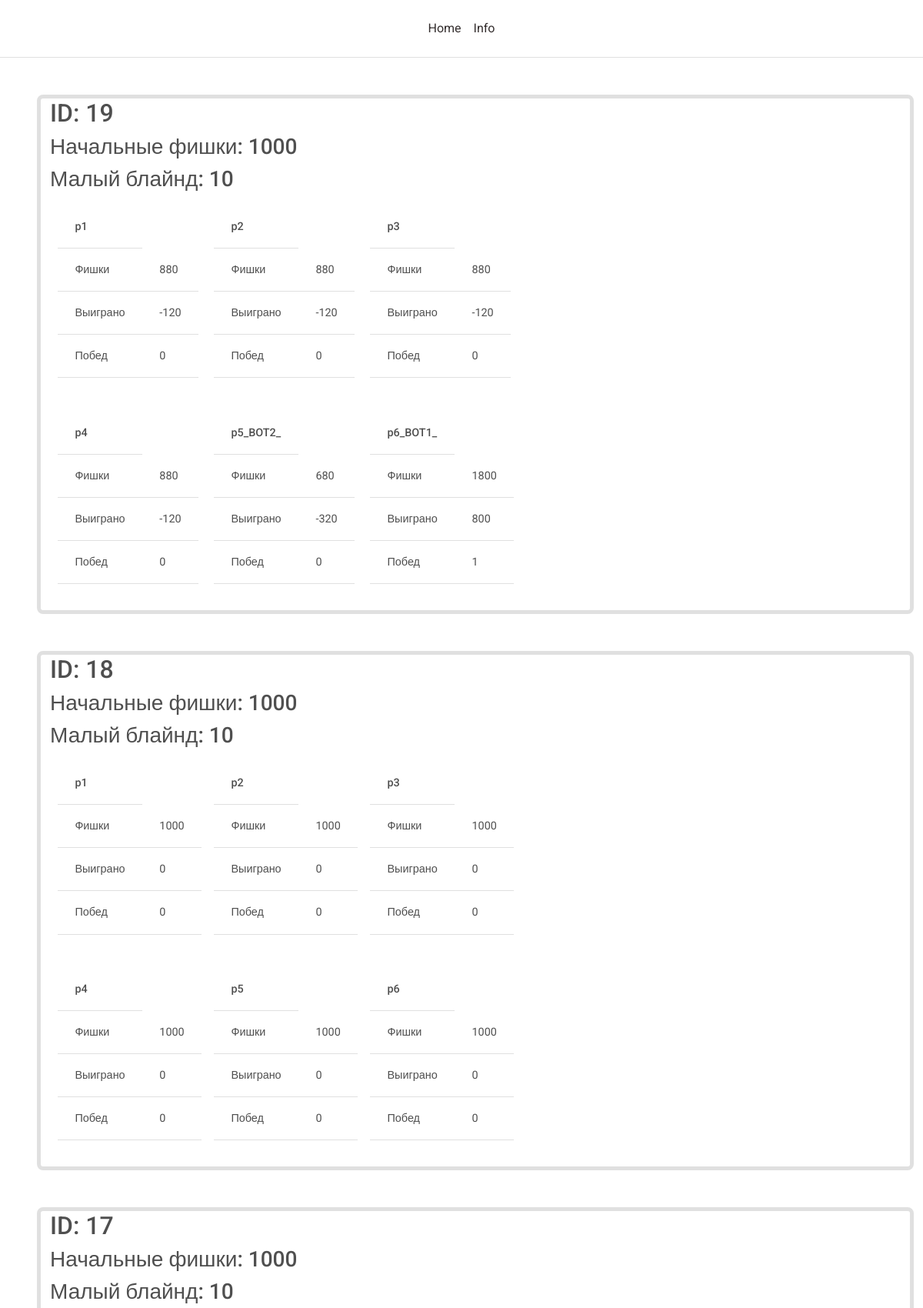
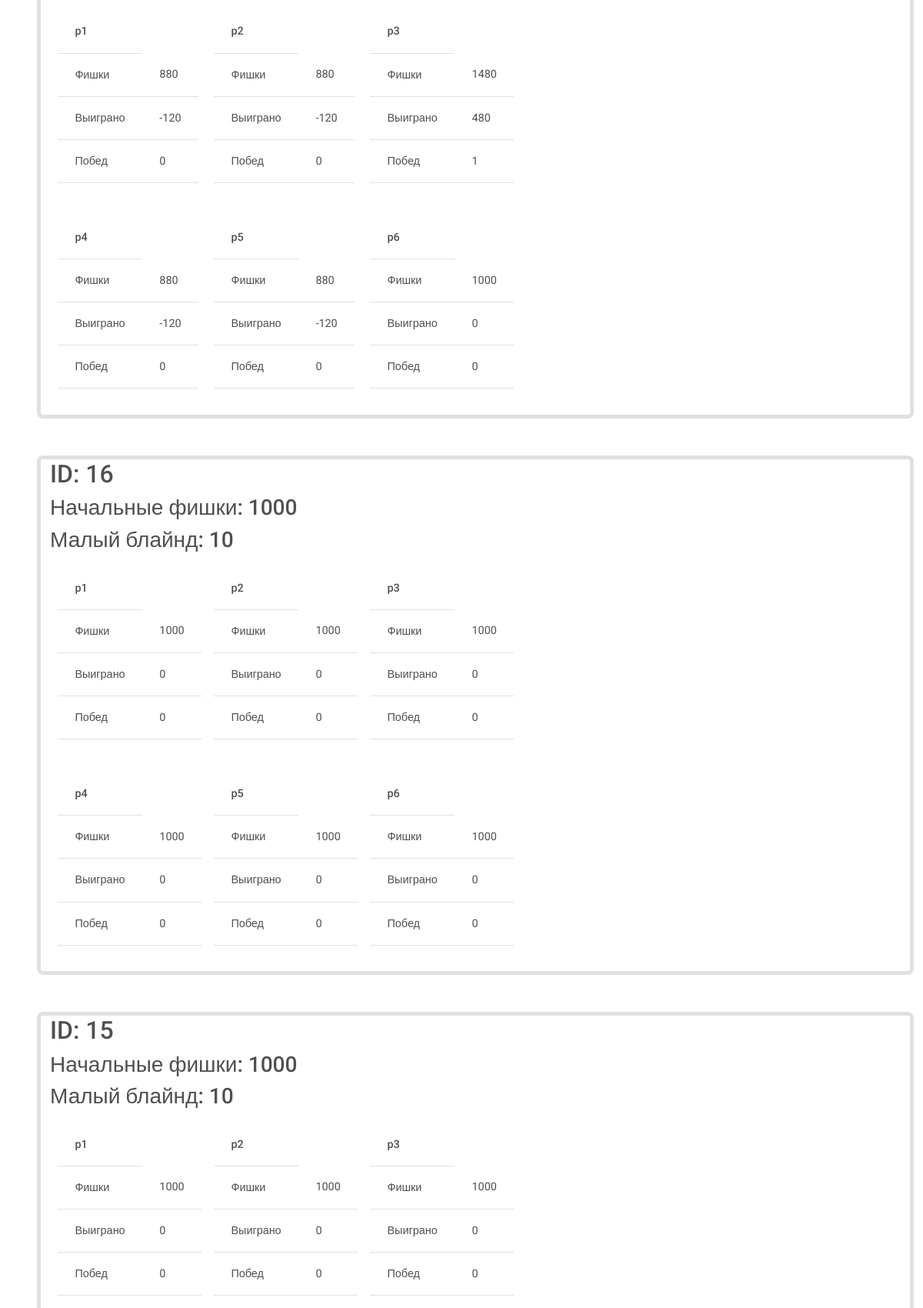
The app's page /statistics (upper part) with its own data (2 pictures, top to bottom).
### poker_app.py (models this page shows, shortened)
class Game_db(db.Model):
    id = db.Column(db.Integer, primary_key=True)
    start_chips = db.Column(db.Integer, nullable=False)
    sb = db.Column(db.Integer, nullable=False)
    players = db.Column(db.String(512), nullable=False)
    number_of_players = db.Column(db.Integer, nullable=False)
    cards_on_table = db.Column(db.String(128), nullable=False)
    int_cards_on_table = db.Column(db.String(32), nullable=False)
    dealer = db.Column(db.String(32), nullable=False)
    sb_name = db.Column(db.String(32), nullable=False)
    bb_name = db.Column(db.String(32), nullable=False)
    fa_name = db.Column(db.String(32), nullable=False)
    highest_stake = db.Column(db.Integer, nullable=False, default=0)
    pot = db.Column(db.Integer, nullable=False, default=0)
    row = db.Column(db.Integer, nullable=False, default=0)
    id_p_now = db.Column(db.Integer, nullable=False, default=0)
    count_smth = db.Column(db.Integer, nullable=False, default=0)
    cards_show_status = db.Column(db.Integer, nullable=False, default=0)
    n_round = db.Column(db.Integer, nullable=False, default=0)
    fold_list = db.Column(db.String(512), default=" ", nullable=False)
    winners = db.Column(db.String(512), default=" ", nullable=False)
    fold_out = db.Column(db.Boolean, default=False, nullable=False)
    all_in = db.Column(db.Boolean, default=False, nullable=False)
    round_ended = db.Column(db.Boolean, default=False, nullable=False)
    bet_ask = db.Column(db.Boolean, default=False, nullable=False)
    simulation = db.Column(db.Boolean, default=True, nullable=False)

class Player_db(db.Model):
    id = db.Column(db.Integer, primary_key=True)
    game_id = db.Column(db.Integer, nullable=False)
    bot = db.Column(db.Integer, default=0, nullable=False)
    name = db.Column(db.String(32), nullable=False)
    chips = db.Column(db.Integer, nullable=False)
    stake_info = db.Column(db.String(32), default="", nullable=False)
    stake = db.Column(db.Integer, default=0, nullable=False)
    stake_gap = db.Column(db.Integer, default=0, nullable=False)
    k_wins = db.Column(db.Integer, default=0, nullable=False)
    cards = db.Column(db.String(64), nullable=False)
    int_cards = db.Column(db.String(32), nullable=False)
    fold = db.Column(db.Boolean, default=False, nullable=False)
    all_in = db.Column(db.Boolean, default=False, nullable=False)
    win = db.Column(db.Boolean, default=False, nullable=False)
    ready = db.Column(db.Boolean, default=False, nullable=False)
    list_of_special_attributes = db.Column(db.String(128), nullable=False)
    possible_responses = db.Column(db.String(128), nullable=False)
    score = db.Column(db.String(128), default="", nullable=False)

### poker_app.py (the view)
@app.route('/statistics')
def statistics():
    games_from_db = Game_db.query.all()
    players_db = Player_db.query.order_by(Player_db.id).all()
    all_game_statistic = []  # ID, фишки, малый блайнд, далее - id игроков
    for game in games_from_db:
        game_stat = [game.id, game.start_chips, game.sb]
        players_stat = Player_db.query.filter(Player_db.game_id == game.id).order_by(Player_db.id).all()
        for player in players_stat:
            game_stat.append(player.id)
        all_game_statistic.append(game_stat)
        print(all_game_statistic)
    return render_template("statistics.html", games=games_from_db, players_db=players_db,
                           all_game_statistic=all_game_statistic)

### templates/statistics.html (shortened to what this page needs)
<!doctype html>
<html lang="en">
<head>
    <link rel="stylesheet" href="{{ url_for('static', filename='css/statistics.css') }}">
    <link rel="stylesheet" href="https://cdn.jsdelivr.net/npm/bootstrap@5.2.3/dist/css/bootstrap.min.css">
    <link
      rel="stylesheet"
      href="https://cdnjs.cloudflare.com/ajax/libs/font-awesome/6.0.0/css/all.min.css"
    />
    <link rel="stylesheet" href="mdBootstrap/css/mdb.min.css" />
</head>
<body>
    <header class="d-flex flex-wrap align-items-center justify-content-center justify-content-md-between py-3 mb-4 border-bottom">
      <a href="/" class="d-flex align-items-center col-md-3 mb-2 mb-md-0 text-dark text-decoration-none">
          <svg class="bi me-2" width="40" height="32" role="img" aria-label="Bootstrap"><use xlink:href="#bootstrap"></use></svg>
      </a>
      <ul class="nav col-12 col-md-auto mb-2 justify-content-center mb-md-0">
          <li><a href="/" class="nav-link px-2 link-dark">Home</a></li>
          <li><a href="/about" class="nav-link px-2 link-dark">Info</a></li>
      </ul>
    </header>
    {% for game in all_game_statistic|reverse %}
    <div class="m-5 border border-5 rounded-3 container">
        <h2>ID: {{ game[0] }} </h2>
        <h3>Начальные фишки: {{ game[1] }}</h3>
        <h3>Малый блайнд: {{ game[2] }}</h3>
        <div class="all_statistics">
        {% for i in range(3, game|length) %}
            <div class="statistics_block">
                <table class="table">
                    <tr>
                        <th> {{ players_db[game[i] - 1].name }} </th>
                    </tr>
                    <tr>
                        <td>Фишки</td>
                        <td> {{ players_db[game[i] - 1].chips }} </td>
                    </tr>
                    <tr>
                        <td>Выиграно</td>
                        <td> {{ players_db[game[i] - 1].chips - game[1] }} </td>
                    </tr>
                    <tr>
                        <td>Побед</td>
                        <td> {{ players_db[game[i] - 1].k_wins }} </td>
                    </tr>
                </table>
            </div>
        {% endfor %}
        </div>
    </div>
    {% endfor %}
</body>
</html>

### static/css/statistics.css (style rules this page uses)
.statistics_block { padding: 10px; width: 30%; font-weight: bold; font-size: 20px; display: inline-block; }
.all_statistics { width: 60%; display: inline-block; }

### records on screen
Game_db: id "19", start_chips "1000", sb "10"
Player_db: name "p1", chips "880", players_db[game[i]-1].chips-game[1] "-120", k_wins "0"
Player_db: name "p2", chips "880", players_db[game[i]-1].chips-game[1] "-120", k_wins "0"
Player_db: name "p3", chips "880", players_db[game[i]-1].chips-game[1] "-120", k_wins "0"
Player_db: name "p4", chips "880", players_db[game[i]-1].chips-game[1] "-120", k_wins "0"
Player_db: name "p5_BOT2_", chips "680", players_db[game[i]-1].chips-game[1] "-320", k_wins "0"
Player_db: name "p6_BOT1_", chips "1800", players_db[game[i]-1].chips-game[1] "800", k_wins "1"
Game_db: id "18", start_chips "1000", sb "10"
Player_db: name "p1", chips "1000", players_db[game[i]-1].chips-game[1] "0", k_wins "0"
Player_db: name "p2", chips "1000", players_db[game[i]-1].chips-game[1] "0", k_wins "0"
Player_db: name "p3", chips "1000", players_db[game[i]-1].chips-game[1] "0", k_wins "0"
Player_db: name "p4", chips "1000", players_db[game[i]-1].chips-game[1] "0", k_wins "0"
Player_db: name "p5", chips "1000", players_db[game[i]-1].chips-game[1] "0", k_wins "0"
Player_db: name "p6", chips "1000", players_db[game[i]-1].chips-game[1] "0", k_wins "0"
Game_db: id "17", start_chips "1000", sb "10"
Player_db: name "p1", chips "880", players_db[game[i]-1].chips-game[1] "-120", k_wins "0"
Player_db: name "p2", chips "880", players_db[game[i]-1].chips-game[1] "-120", k_wins "0"
Player_db: name "p3", chips "1480", players_db[game[i]-1].chips-game[1] "480", k_wins "1"
Player_db: name "p4", chips "880", players_db[game[i]-1].chips-game[1] "-120", k_wins "0"
Player_db: name "p5", chips "880", players_db[game[i]-1].chips-game[1] "-120", k_wins "0"
Player_db: name "p6", chips "1000", players_db[game[i]-1].chips-game[1] "0", k_wins "0"
Game_db: id "16", start_chips "1000", sb "10"
Player_db: name "p1", chips "1000", players_db[game[i]-1].chips-game[1] "0", k_wins "0"
Player_db: name "p2", chips "1000", players_db[game[i]-1].chips-game[1] "0", k_wins "0"
Player_db: name "p3", chips "1000", players_db[game[i]-1].chips-game[1] "0", k_wins "0"
Player_db: name "p4", chips "1000", players_db[game[i]-1].chips-game[1] "0", k_wins "0"
Player_db: name "p5", chips "1000", players_db[game[i]-1].chips-game[1] "0", k_wins "0"
Player_db: name "p6", chips "1000", players_db[game[i]-1].chips-game[1] "0", k_wins "0"
Game_db: id "15", start_chips "1000", sb "10"
Player_db: name "p1", chips "1000", players_db[game[i]-1].chips-game[1] "0", k_wins "0"
Player_db: name "p2", chips "1000", players_db[game[i]-1].chips-game[1] "0", k_wins "0"
Player_db: name "p3", chips "1000", players_db[game[i]-1].chips-game[1] "0", k_wins "0"
